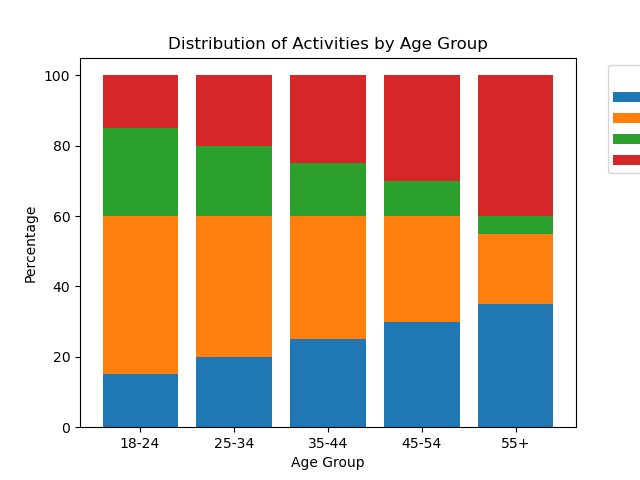

Reproduce this figure in Python.

import matplotlib.pyplot as plt

# Provided data
chart_data = [
    {'Age Group': '18-24', ' Calls': 15, ' Social Media': 45, ' Gaming': 25, ' Other': 15},
    {'Age Group': '25-34', ' Calls': 20, ' Social Media': 40, ' Gaming': 20, ' Other': 20},
    {'Age Group': '35-44', ' Calls': 25, ' Social Media': 35, ' Gaming': 15, ' Other': 25},
    {'Age Group': '45-54', ' Calls': 30, ' Social Media': 30, ' Gaming': 10, ' Other': 30},
    {'Age Group': '55+', ' Calls': 35, ' Social Media': 20, ' Gaming': 5, ' Other': 40}
]

# Convert to percentages
age_groups = [data['Age Group'] for data in chart_data]
categories = [' Calls', ' Social Media', ' Gaming', ' Other']
percent_data = {category: [] for category in categories}

for data in chart_data:
    total = sum(data[category] for category in categories)
    for category in categories:
        percent_data[category].append(data[category] / total * 100)

# Plotting the stacked bar chart
fig, ax = plt.subplots()

bottom = [0] * len(age_groups)
for category in categories:
    ax.bar(age_groups, percent_data[category], bottom=bottom, label=category.strip())
    bottom = [bottom[i] + percent_data[category][i] for i in range(len(age_groups))]

# Adding details
ax.set_ylabel('Percentage')
ax.set_xlabel('Age Group')
ax.set_title('Distribution of Activities by Age Group')
ax.legend(title='Activity', bbox_to_anchor=(1.05, 1), loc='upper left')

# Show the plot
plt.show()
